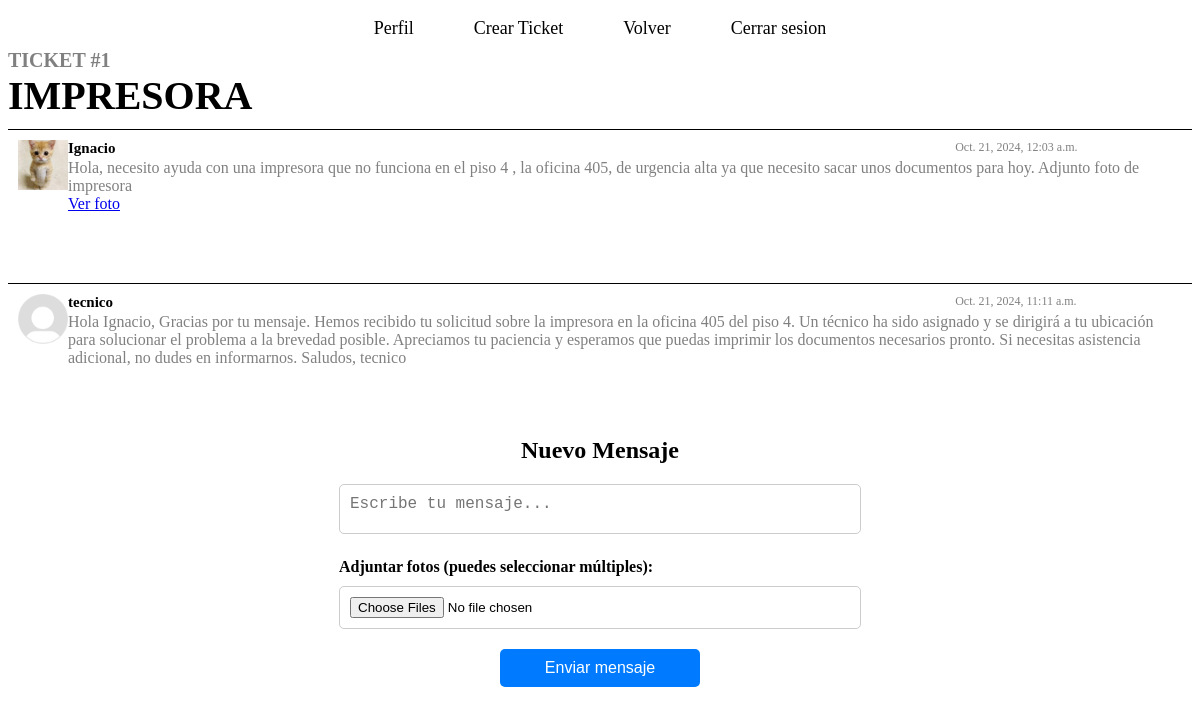
Before: /SAS_tickets/ticket/1/ (signed in) with the older database file.
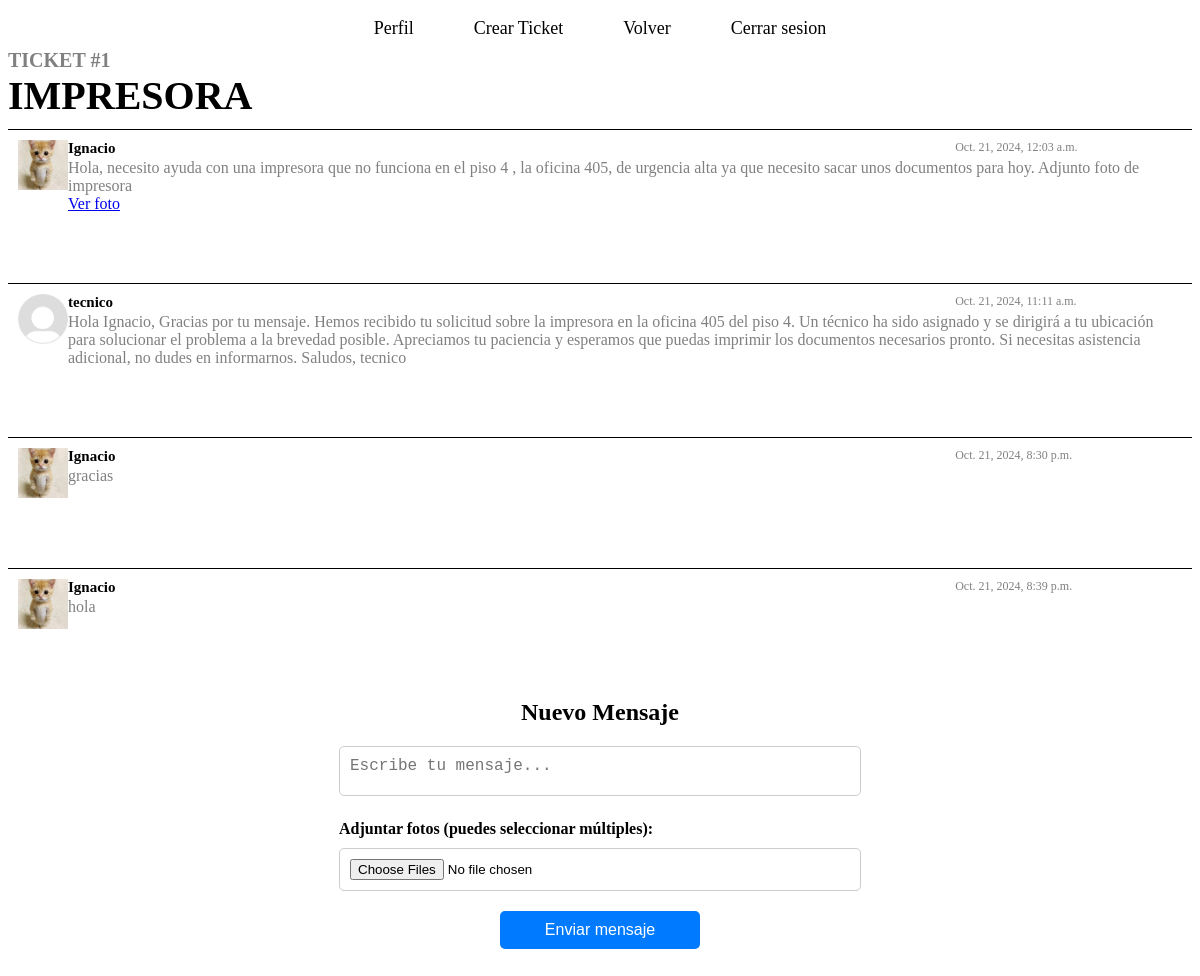
After: the same page with the newer database file.
### SAS_tickets/models.py (models this page shows, shortened)
class Mensaje(models.Model):
    id_mensaje = models.AutoField(db_column='id_mensaje', primary_key=True)
    mensaje    = models.CharField(max_length=1000, blank=False, null=False)
    fecha      = models.DateTimeField(auto_now_add=True)
    id_ticket  = models.ForeignKey('Ticket', on_delete=models.CASCADE, db_column='id_ticket')
    user       = models.ForeignKey(User, on_delete=models.CASCADE, related_name='mensajes')
    usuario    = models.ForeignKey(Usuario, on_delete=models.CASCADE, related_name='mensajes')

class Usuario(models.Model):
    user        = models.OneToOneField(User, on_delete=models.CASCADE)
    is_techsupp = models.BooleanField(default=False)
    profilepic  = models.ImageField(upload_to='pfp/', blank=True, null=True)

class Foto_Ticket(models.Model):
    id_foto    = models.AutoField(db_column='id_foto', primary_key=True)
    foto       = models.ImageField(upload_to='ticket_pic/', blank=True, null=True)
    id_mensaje = models.ForeignKey('Mensaje', on_delete=models.CASCADE, db_column='id_mensaje')
    id_ticket  = models.ForeignKey('Ticket', on_delete=models.CASCADE, db_column='id_ticket')

### SAS_tickets/views.py (the view, shortened to what this page needs)
# urls.py: path('ticket/<int:id_ticket>/', views.ver_ticket, name='ver_ticket'),
@login_required
def ver_ticket(request, id_ticket):
    ticket = get_object_or_404(Ticket, id_ticket=id_ticket)
    mensajes = Mensaje.objects.filter(id_ticket=id_ticket)
    fotos = Foto_Ticket.objects.filter(id_ticket=ticket)
    default_pfp = f"{settings.MEDIA_URL}pfp/default_pfp.png"
    context = {
        "ticket": ticket,
        "mensajes": mensajes,
        "fotos": fotos,
        "default_pfp": default_pfp
    }
    return render(request, 'SAS_TICKETS/ver_ticket.html', context)

### SAS_tickets/templates/SAS_tickets/ver_ticket.html (shortened to what this page needs)
{% load static %}
<!DOCTYPE html>
<html lang="en">
<head>
    <link rel="stylesheet" href="{% static 'ver_ticket.css' %}">
</head>
<body>
    <header>
        <nav class="navbar">
            <ul class="nav-list">
                <li><a href="#">Perfil</a></li>
                <li><a href="{% url 'crear_ticket' %}">Crear Ticket</a></li>
                <li><a href="{% url 'tickets' %}">Volver</a></li>
                <li><a href="#">Cerrar sesion</a></li>
            </ul>
        </nav>
    </header>
    <div class="ke">
        <h2>TICKET #{{ticket.id_ticket}}</h2>
        <h1>{{ ticket.titulo }}</h1>
        {% for mensaje in mensajes %}
    </div>
    <div class="mensaje-box">
        {% if mensaje.usuario.profilepic %}
            <img src="{{ mensaje.usuario.profilepic.url }}" width="50" onerror="this.onerror=null; this.src='{{ default_pfp }}';" alt="Foto de perfil"/>
        {% else %}
            <img src="{{ default_pfp }}" width="50" alt="Foto de perfil por defecto"/>
         {% endif %}        <div class="contenido">
            <h4>{{mensaje.user.username}}</h4>
            <p>{{mensaje.mensaje}}</p>
            <div class="ver-foto">
                {% for foto in mensaje.foto_ticket_set.all %}
                    <a href="{{ foto.foto.url }}" target="_blank">Ver foto</a>
                {% endfor %}
            </div>
        </div>
        <div class="fecha">
            {{mensaje.fecha}}
        </div>
    </div>
    <div class="nuevomensaje-box">
        {% endfor %}
        <form action="{% url 'ver_ticket' ticket.id_ticket %}" method="POST" enctype="multipart/form-data">
            <h2>Nuevo Mensaje</h2>
            <div class="mensaje-input">
                <textarea id="mensaje" name="mensaje" rows="4" cols="50" placeholder="Escribe tu mensaje..."></textarea>
            </div>
            <div class="mensaje-input">
                <label>Adjuntar fotos (puedes seleccionar múltiples):</label>
                <input type="file" name="fotos" multiple accept="image/*">
            </div>
            <button>Enviar mensaje</button>
        </form>
    </div>
</body>
</html>

Changed rows visible on the page:
added Mensaje: usuario.profilepic (picture), user.username "Ignacio", mensaje "gracias", fecha "Oct. 21, 2024, 8:30 p.m."
added Mensaje: usuario.profilepic (picture), user.username "Ignacio", mensaje "hola", fecha "Oct. 21, 2024, 8:39 p.m."
